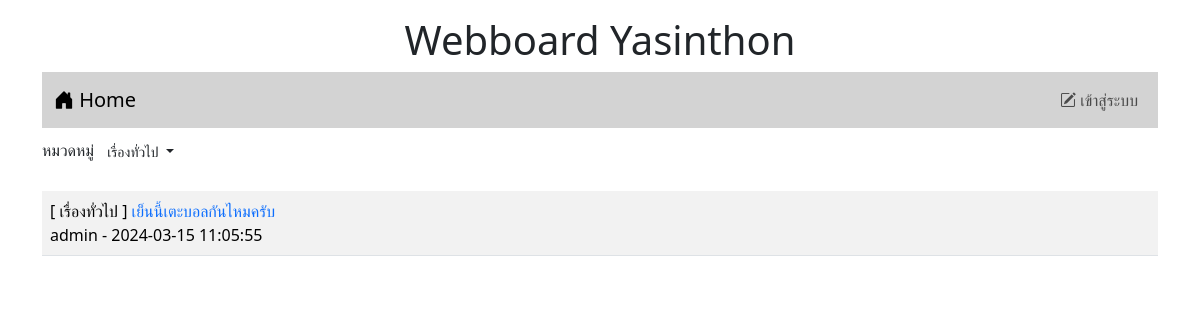
Page /index.php?id=1 on the committed database.
### tables this page shows
CREATE TABLE `category` (
  `id` int(11) NOT NULL,
  `name` varchar(32) NOT NULL
);

CREATE TABLE `post` (
  `id` int(11) NOT NULL,
  `title` varchar(128) NOT NULL,
  `content` varchar(2048) NOT NULL,
  `post_date` datetime NOT NULL,
  `cat_id` int(11) NOT NULL,
  `user_id` int(11) NOT NULL
);

CREATE TABLE `user` (
  `id` int(11) NOT NULL,
  `login` varchar(32) NOT NULL,
  `password` varchar(64) NOT NULL,
  `name` varchar(64) NOT NULL,
  `gender` char(1) NOT NULL,
  `email` varchar(32) NOT NULL,
  `role` char(1) NOT NULL
);

### index.php (the view, shortened to what this page needs)
<!DOCTYPE html>
<html lang="en">
<head>
    <link rel="stylesheet" href="bootstrap-5.3.2-dist/css/bootstrap.min.css">
    <link rel="stylesheet" href="https://cdn.jsdelivr.net/npm/bootstrap-icons@1.11.3/font/bootstrap-icons.min.css">
</head>
<div class = "container-lg">
<h1 style="text-align: center"class="mt-3">Webboard Yasinthon</h1>
</div>
<body class="container">
    <?php include('nav.php')?>
    <div class="my-2 d-flex justify-content-between">
        <div>
            <lable>หมวดหมู่</lable>
            <span class="dropdown">
                <?php
                    $conn=new PDO("mysql:host=localhost;dbname=webboard;charset=utf8","root","");
                ?>
                <button class="btn btn-white-50 btn-sm dropdown-toggle" type="button" data-bs-toggle="dropdown"
                    aria-expanded="false">
                        <?php
                        if(isset($_GET['id'])){
                        $sql="SELECT name FROM category WHERE id=$_GET[id]";
                        foreach($conn->query($sql)as $row)
                        echo "$row[name]";
                        }else{
                            echo "--ทั้งหมด--";
                        }
                        ?>
                </button>
                    <?php
                        $sql="SELECT * FROM category";
                    ?>
            </span>
        </div>
    </div>
    <table class="table table-striped mt-4 ">
        <?php
        $conn=new PDO("mysql:host=localhost;dbname=webboard;charset=utf8","root","");
        if(isset($_GET['id'])){
            $sql="SELECT t3.name,t1.title,t1.id,t2.login,t1.post_date,t2.id as 'user_id' FROM post as t1
            INNER JOIN user as t2 ON (t1.user_id=t2.id)
            INNER JOIN category as t3 ON (t1.cat_id=t3.id)
            WHERE t1.cat_id=$_GET[id]
            ORDER BY t1.post_date DESC" ;
        }else{
            $sql="SELECT t3.name,t1.title,t1.id,t2.login,t1.post_date,t2.id as 'user_id' FROM post as t1
            INNER JOIN user as t2 ON (t1.user_id=t2.id)
            INNER JOIN category as t3 ON (t1.cat_id=t3.id)
            ORDER BY t1.post_date DESC" ;
        }
        $result=$conn->query($sql);
        while($row=$result->fetch()){
            echo "<tr><td class='d-flex'>
            <div class='flex-grow-1'>[ $row[0] ]<a href=post.php?id=$row[2]
            style=text-decoration:none> $row[1]</a><br>$row[3] - $row[4]</div>";
        }
        ?>
    </table>
</body>
</html>

### rows in the picture
category: name "เรื่องทั่วไป"
post: category.name "เรื่องทั่วไป", title "เย็นนี้เตะบอลกันไหมครับ", user.login "admin", post_date "2024-03-15 11:05:55"
